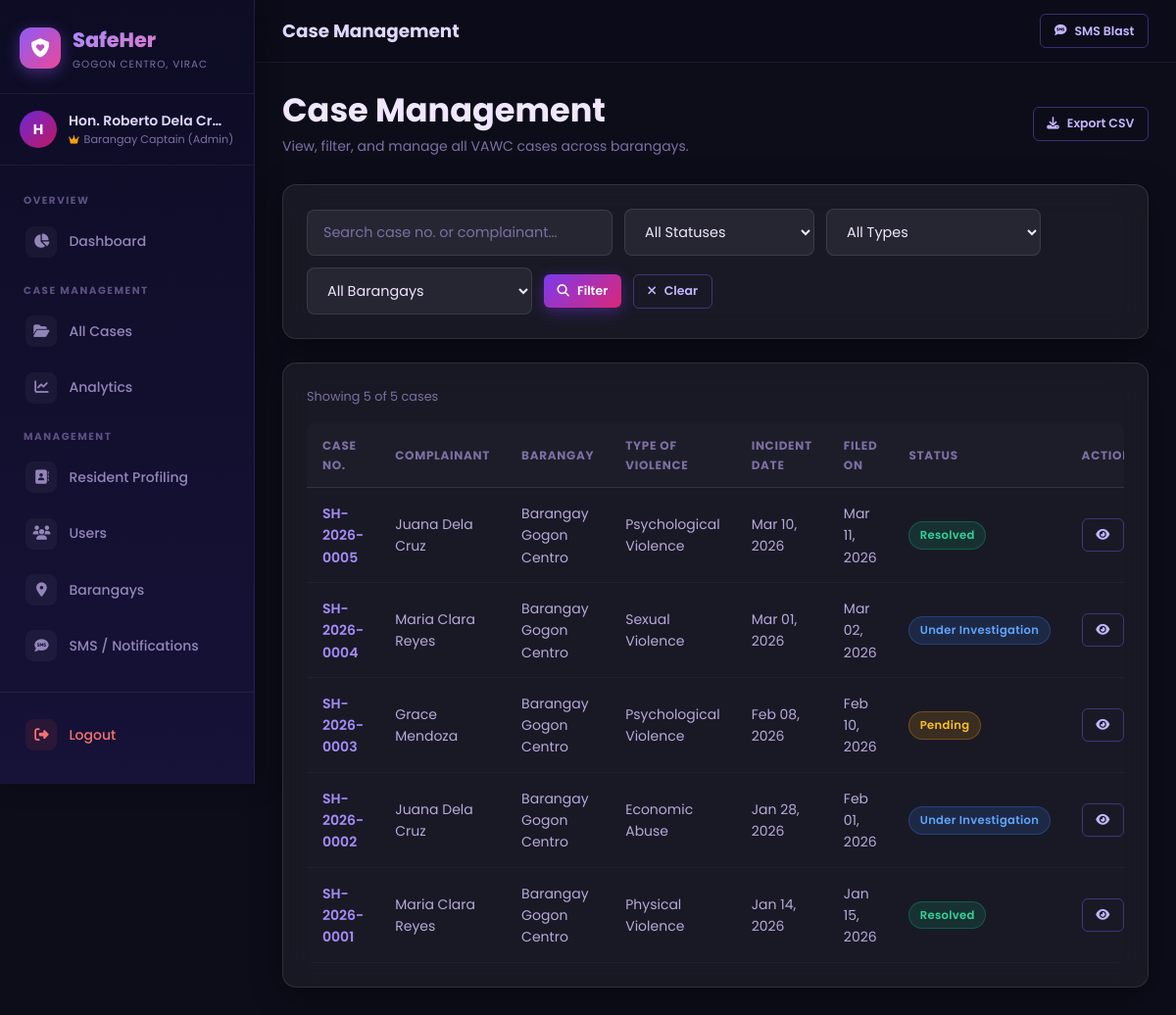
The page /admin/cases (signed in) on the database its author committed.
### tables this page shows
CREATE TABLE `cases` (
  `id` INT UNSIGNED NOT NULL AUTO_INCREMENT,
  `case_number` VARCHAR(30) NOT NULL UNIQUE,
  `complainant_id` INT UNSIGNED NOT NULL,
  `barangay_id` INT UNSIGNED NOT NULL,
  `type_of_violence` ENUM('physical', 'sexual', 'psychological', 'economic', 'others') NOT NULL,
  `incident_date` DATE NOT NULL,
  `location` VARCHAR(255) NULL,
  `description` TEXT NOT NULL,
  `evidence_path` VARCHAR(255) NULL,
  `status` ENUM('pending', 'under_investigation', 'resolved', 'dismissed') NOT NULL DEFAULT 'pending',
  `remarks` TEXT NULL,
  `assigned_staff_id` INT UNSIGNED NULL,
  `created_at` DATETIME NOT NULL DEFAULT CURRENT_TIMESTAMP,
  `updated_at` DATETIME NOT NULL DEFAULT CURRENT_TIMESTAMP ON UPDATE CURRENT_TIMESTAMP,
  PRIMARY KEY (`id`),
  INDEX `idx_cases_case_number` (`case_number`),
  INDEX `idx_cases_status` (`status`),
  INDEX `idx_cases_tov` (`type_of_violence`),
  INDEX `idx_cases_barangay` (`barangay_id`),
  INDEX `idx_cases_complainant` (`complainant_id`),
  INDEX `idx_cases_created` (`created_at`),
  CONSTRAINT `fk_cases_complainant` FOREIGN KEY (`complainant_id`) REFERENCES `users` (`id`) ON DELETE CASCADE ON UPDATE CASCADE,
  CONSTRAINT `fk_cases_barangay` FOREIGN KEY (`barangay_id`) REFERENCES `barangays` (`id`) ON DELETE RESTRICT ON UPDATE CASCADE,
  CONSTRAINT `fk_cases_staff` FOREIGN KEY (`assigned_staff_id`) REFERENCES `users` (`id`) ON DELETE SET NULL ON UPDATE CASCADE
);

CREATE TABLE `users` (
  `id` INT UNSIGNED NOT NULL AUTO_INCREMENT,
  `full_name` VARCHAR(150) NOT NULL,
  `email` VARCHAR(150) NOT NULL UNIQUE,
  `phone` VARCHAR(20) NOT NULL,
  `password_hash` VARCHAR(255) NOT NULL,
  `role` ENUM('admin', 'barangay_staff', 'complainant') NOT NULL DEFAULT 'complainant',
  `barangay_id` INT UNSIGNED NULL,
  `status` ENUM('active', 'inactive') NOT NULL DEFAULT 'active',
  `created_at` DATETIME NOT NULL DEFAULT CURRENT_TIMESTAMP,
  PRIMARY KEY (`id`),
  INDEX `idx_users_role` (`role`),
  INDEX `idx_users_barangay` (`barangay_id`),
  INDEX `idx_users_email` (`email`),
  CONSTRAINT `fk_users_barangay` FOREIGN KEY (`barangay_id`) REFERENCES `barangays` (`id`) ON DELETE SET NULL ON UPDATE CASCADE
);

CREATE TABLE `barangays` (
  `id` INT UNSIGNED NOT NULL AUTO_INCREMENT,
  `name` VARCHAR(100) NOT NULL,
  `municipality` VARCHAR(100) NOT NULL DEFAULT 'Quezon City',
  `province` VARCHAR(100) NOT NULL DEFAULT 'Metro Manila',
  `assigned_staff_id` INT UNSIGNED NULL,
  `created_at` DATETIME NOT NULL DEFAULT CURRENT_TIMESTAMP,
  PRIMARY KEY (`id`),
  INDEX `idx_barangay_name` (`name`)
);

### controllers/CaseController.php (called while the page is built, shortened)
<?php
class CaseController {
    private CaseModel $caseModel;
    private Barangay  $barangayModel;
    public function __construct() {
        $this->caseModel     = new CaseModel();
        $this->barangayModel = new Barangay();
    }
    public function adminList(): void {
        $page    = max(1, (int)($_GET['page'] ?? 1));
        $filters = [
            'status'           => $_GET['status'] ?? null,
            'type_of_violence' => $_GET['type'] ?? null,
            'barangay_id'      => !empty($_GET['barangay_id']) ? (int)$_GET['barangay_id'] : null,
            'search'           => $_GET['search'] ?? null,
        ];
        $cases     = $this->caseModel->getAll(array_filter($filters), $page);
        $barangays = $this->barangayModel->getList();
        $this->render('admin/cases', [
            'cases'     => $cases,
            'barangays' => $barangays,
            'filters'   => $filters,
            'error'     => getFlash('error'),
            'success'   => getFlash('success'),
        ]);
    }
    private function render(string $view, array $data = []): void {
        extract($data);
        include BASE_PATH . "/views/$view.php";
    }
}

### helpers/auth_helper.php (called while the page is built, shortened)
<?php
function sanitize(string $input): string {
    return htmlspecialchars(trim($input), ENT_QUOTES, 'UTF-8');
}

### helpers/case_helper.php (called while the page is built, shortened)
<?php
function statusBadge(string $status): string {
    return match ($status) {
        'pending'               => 'badge-warning',
        'under_investigation'   => 'badge-info',
        'resolved'              => 'badge-success',
        'dismissed'             => 'badge-secondary',
        default                 => 'badge-secondary',
    };
}
function statusLabel(string $status): string {
    return match ($status) {
        'pending'               => 'Pending',
        'under_investigation'   => 'Under Investigation',
        'resolved'              => 'Resolved',
        'dismissed'             => 'Dismissed',
        default                 => ucfirst($status),
    };
}
function violenceLabel(string $type): string {
    return match ($type) {
        'physical'      => 'Physical Violence',
        'sexual'        => 'Sexual Violence',
        'psychological' => 'Psychological Violence',
        'economic'      => 'Economic Abuse',
        'others'        => 'Others',
        default         => ucfirst($type),
    };
}
function fmtDate(string $datetime, string $format = 'M d, Y'): string {
    return date($format, strtotime($datetime));
}
function paginate(string $sql, array $params, int $page = 1, int $perPage = 15): array {
    $db = getDB();
    $countSql  = "SELECT COUNT(*) FROM ($sql) AS _count";
    $countStmt = $db->prepare($countSql);
    $countStmt->execute($params);
    $total = (int) $countStmt->fetchColumn();
    $offset = ($page - 1) * $perPage;
    $stmt   = $db->prepare("$sql LIMIT $perPage OFFSET $offset");
    $stmt->execute($params);
    $data = $stmt->fetchAll();
    return [
        'data'    => $data,
        'total'   => $total,
        'pages'   => (int) ceil($total / $perPage),
        'current' => $page,
    ];
}

### models/CaseModel.php (called while the page is built, shortened)
<?php
class CaseModel {
    public function getAll(array $filters = [], int $page = 1): array {
        $where  = ["1=1"];
        $params = [];
        $whereClause = implode(' AND ', $where);
        $sql = "SELECT c.*, u.full_name AS complainant_name, b.name AS barangay_name
                FROM cases c
                LEFT JOIN users u ON c.complainant_id = u.id
                LEFT JOIN barangays b ON c.barangay_id = b.id
                WHERE $whereClause
                ORDER BY c.created_at DESC";
        return paginate($sql, $params, $page);
    }
}

### views/admin/cases.php (the view, shortened to what this page needs)
<?php
include BASE_PATH . '/views/layouts/header.php';
include BASE_PATH . '/views/layouts/admin_nav.php';
?>
<div class="page-content">
  <div class="page-header d-flex justify-between align-center">
    <div>
      <h2>Case Management</h2>
      <p>View, filter, and manage all VAWC cases across barangays.</p>
    </div>
    <a href="<?= APP_URL ?>/admin/analytics/export-csv" class="btn btn-outline btn-sm">
      <i class="fas fa-download"></i> Export CSV
    </a>
  </div>
  <div class="card mb-3">
    <form method="GET" action="<?= APP_URL ?>/admin/cases" class="filter-bar" id="filterForm">
      <input type="text" name="search" class="form-control" placeholder="Search case no. or complainant..."
        value="<?= sanitize($filters['search'] ?? '') ?>" style="min-width:220px">
      <select name="status" class="form-select">
        <option value="">All Statuses</option>
      </select>
      <select name="type" class="form-select">
        <option value="">All Types</option>
      </select>
      <select name="barangay_id" class="form-select">
        <option value="">All Barangays</option>
      </select>
      <button type="submit" class="btn btn-primary btn-sm"><i class="fas fa-search"></i> Filter</button>
      <a href="<?= APP_URL ?>/admin/cases" class="btn btn-outline btn-sm"><i class="fas fa-times"></i> Clear</a>
    </form>
  </div>
  <div class="card">
    <div class="d-flex justify-between align-center mb-2">
      <span class="text-muted fs-sm">Showing <?= count($cases['data']) ?> of <?= $cases['total'] ?> cases</span>
    </div>
    <div class="table-wrapper">
      <table class="table">
        <thead>
          <tr>
            <th>Case No.</th>
            <th>Complainant</th>
            <th>Barangay</th>
            <th>Type of Violence</th>
            <th>Incident Date</th>
            <th>Filed On</th>
            <th>Status</th>
            <th>Actions</th>
          </tr>
        </thead>
        <tbody>
          <?php if (empty($cases['data'])): ?>
          <tr><td colspan="8" class="text-center text-muted" style="padding:3rem">No cases found matching your filters.</td></tr>
          <?php else: foreach ($cases['data'] as $c): ?>
          <tr>
            <td><span class="fw-600 text-purple"><?= sanitize($c['case_number']) ?></span></td>
            <td><?= sanitize($c['complainant_name'] ?? '—') ?></td>
            <td><?= sanitize($c['barangay_name'] ?? '—') ?></td>
            <td><?= violenceLabel($c['type_of_violence']) ?></td>
            <td><?= fmtDate($c['incident_date']) ?></td>
            <td><?= fmtDate($c['created_at']) ?></td>
            <td><span class="badge <?= statusBadge($c['status']) ?>"><?= statusLabel($c['status']) ?></span></td>
            <td>
              <div class="d-flex gap-1">
                <a href="<?= APP_URL ?>/admin/cases/view?id=<?= $c['id'] ?>" class="btn btn-outline btn-sm" title="View">
                  <i class="fas fa-eye"></i>
                </a>
              </div>
            </td>
          </tr>
          <?php endforeach; endif; ?>
        </tbody>
      </table>
    </div>
  </div>
</div>
</div></div>
<?php include BASE_PATH . '/views/layouts/footer.php'; ?>

### assets/css/dashboard.css (style rules this page uses)
.page-content { flex: 1; padding: 1.75rem; width: 100%; }
.page-header { margin-bottom: 1.75rem; }
.page-header h2 { color: #f0e7ff; }
.page-header p { color: #7c6fa3; font-size: 0.875rem; margin-top: 0.25rem; }
.filter-bar { display: flex; gap: 0.75rem; flex-wrap: wrap; align-items: center; width: 100%; }
.filter-bar .form-select, .filter-bar .form-control { width: auto; min-width: 150px; }

### rows shown on the page
cases: case_number "SH-2026-0005", complainant.full_name "Juana Dela Cruz", barangay.name "Barangay Gogon Centro", type_of_violence "Psychological Violence", incident_date "Mar 10, 2026", created_at "Mar 11, 2026", status "Resolved"
cases: case_number "SH-2026-0004", complainant.full_name "Maria Clara Reyes", barangay.name "Barangay Gogon Centro", type_of_violence "Sexual Violence", incident_date "Mar 01, 2026", created_at "Mar 02, 2026", status "Under Investigation"
cases: case_number "SH-2026-0003", complainant.full_name "Grace Mendoza", barangay.name "Barangay Gogon Centro", type_of_violence "Psychological Violence", incident_date "Feb 08, 2026", created_at "Feb 10, 2026", status "Pending"
cases: case_number "SH-2026-0002", complainant.full_name "Juana Dela Cruz", barangay.name "Barangay Gogon Centro", type_of_violence "Economic Abuse", incident_date "Jan 28, 2026", created_at "Feb 01, 2026", status "Under Investigation"
cases: case_number "SH-2026-0001", complainant.full_name "Maria Clara Reyes", barangay.name "Barangay Gogon Centro", type_of_violence "Physical Violence", incident_date "Jan 14, 2026", created_at "Jan 15, 2026", status "Resolved"

### other values the page prints
$initials "H"
$_SESSION['full_name'] "Hon. Roberto Dela Cr…"
$pageTitle "Case Management"
count($cases['data']) "5"
$cases['total'] "5"
